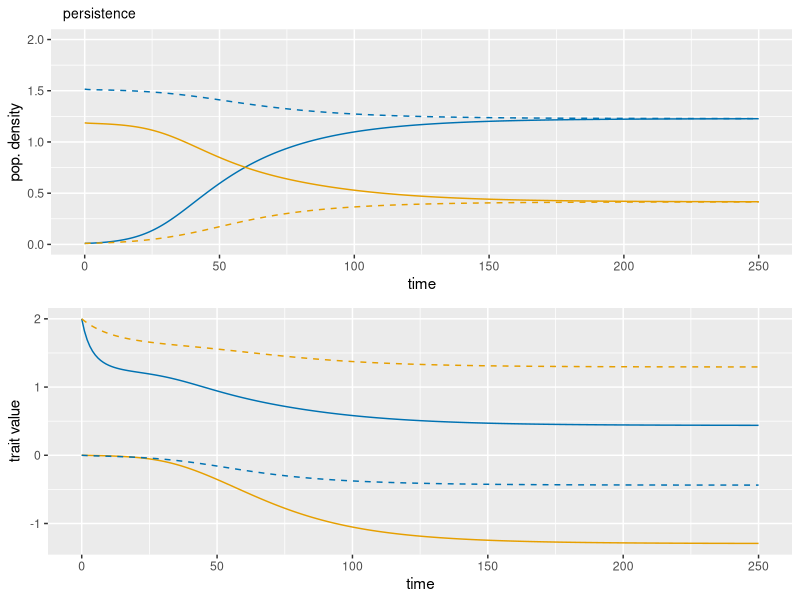
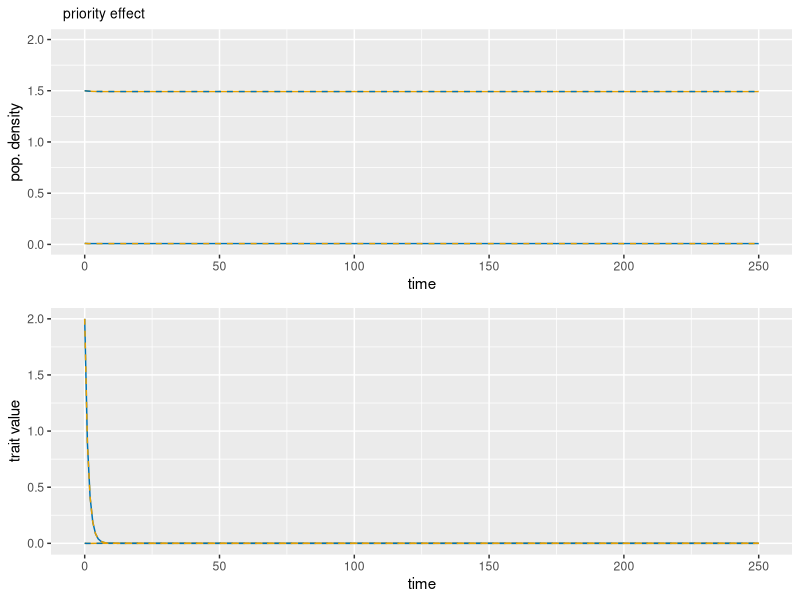
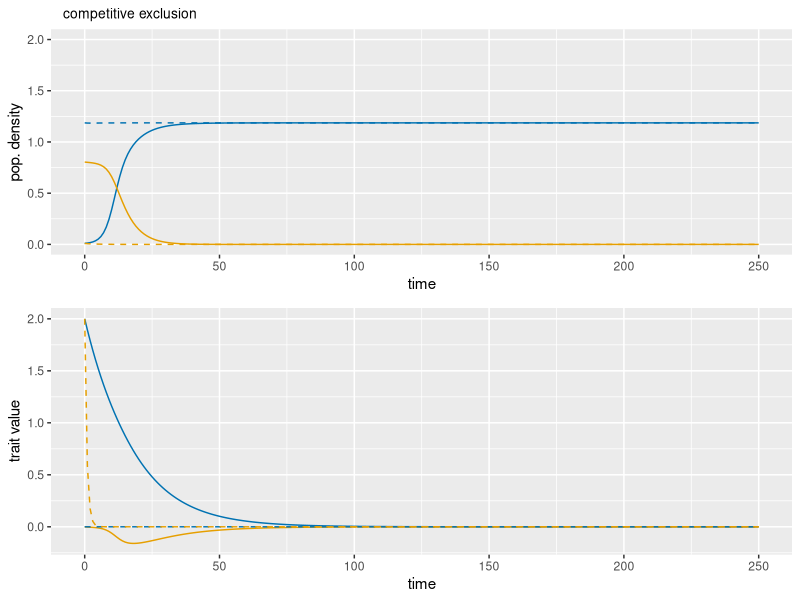
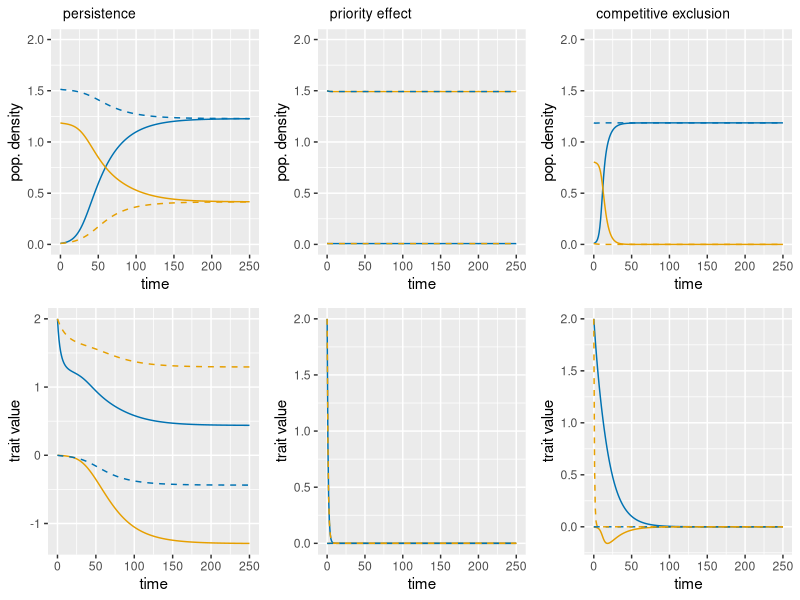
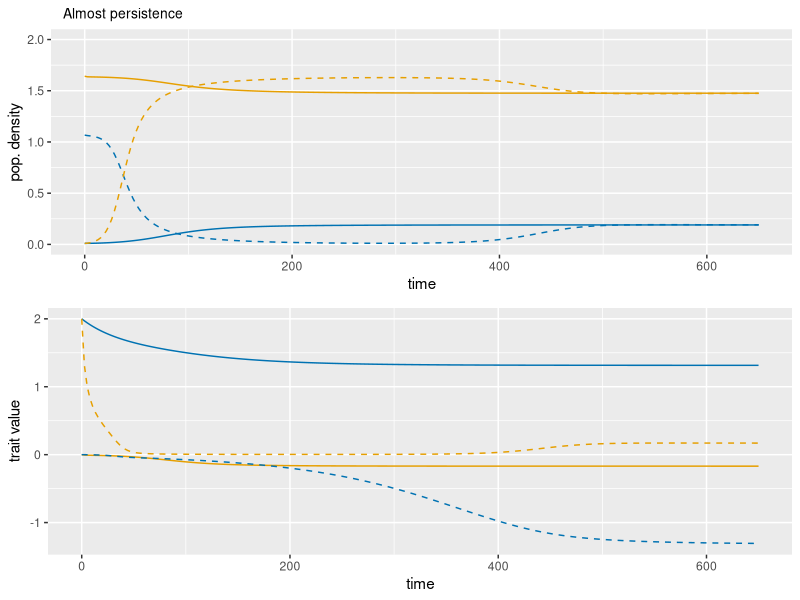
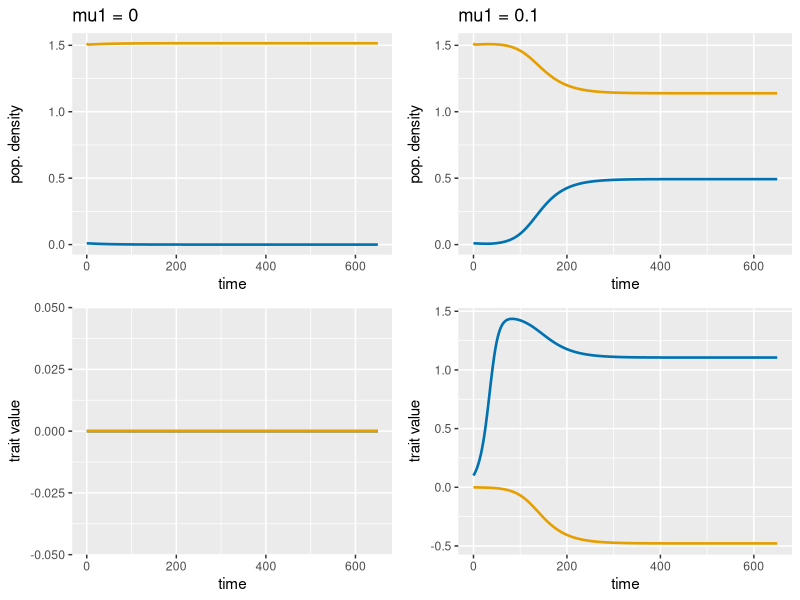

Write R code to recreate these figures, in order.
# Manuscript figure 6B
# Temporal dynamics 

## ---------------------------------------------------------------------
## Temporal Dynamics
## ---------------------------------------------------------------------
require(deSolve)
require(tidyverse)
require(cowplot)
require(dplyr)
require(gridGraphics)

# case 1AA (Persistence), 3EE (Competitive Exclusion), 3DE (Priority Effects)

organize_results <- function(sol, pars) {
  dat <- sol %>% as.data.frame %>% as_tibble ## convert to tibble
  names(dat)[1] <- "time" ## name the first column "time"
  names(dat)[2:3] <- paste0("n_", 1:2) ## name abundance columns (n_k)
  names(dat)[4:5] <- paste0("m_", 1:2) ## name trait mean columns (m_k)
  dat <- dat %>%
    gather("variable", "v", 2:ncol(dat)) %>% ## long format
    separate(variable, c("type", "species"), sep="_") %>%
    spread(type, v) %>% ## separate columns for densities n and trait means m
    select(time, species, n, m) %>% ## rearrange columns
    mutate(species=as.integer(species), sigma1=pars$sigma1, w=pars$w,
           theta=pars$theta) %>% ## add parameters
    mutate(species=as.character(species))
  return(dat)
}

## cuttoff function from pastore:
## - array of values with smoothed step function applied to them
cutoff <- function(n) {
  return(ifelse(n<1, (1*(n>0))*(n*n*n*(10+n*(-15+6*n))), 1))
}

eqs <- function(time, state, pars) {
  n1 <- state[1] ## species densities
  n2 <- state[2]
  z1 <- state[3] ## species trait means
  z2 <- state[4]
  
  b1 <- K1 - (z1^2 + sigma1^2)/theta1
  b2 <- K2 - (z2^2 + sigma2^2)/theta2 #eqn S32 from Pastore suppl
  
  g1 <- -2*z1*sigma1^2/theta1
  g2 <- -2*z2*sigma2^2/theta2 #eqn S33 from Pastore suppl
  dz <- z1-z2 ## difference matrix of trait means
  
  alpha1.0 <- 1*w/sqrt(sigma1^2+sigma1^2+w^2)
  alpha2.0 <- 1*w/sqrt(sigma2^2+sigma2^2+w^2) #eqn S34 from Pastore suppl
  alpha.inter <- exp(-dz^2/(2*(sigma1^2+sigma2^2+w^2)))*w/sqrt(sigma1^2+sigma2^2+w^2)
  
  beta1.0 <- 0
  beta2.0 <- 0
  beta1 <- alpha.inter*2*sigma1^2*(-dz)/(2*(sigma1^2+sigma2^2+w^2)) #eqn S35 pastore suppl **check these**
  beta2 <- alpha.inter*2*sigma2^2*(dz)/(2*(sigma1^2+sigma2^2+w^2))
  ## The dndt equations are multiplied by a cutoff function, to make
  ## behavior smooth as abundances approach 0. The cutoff function is
  ## a smoothed-out step function whose derivative exists everywhere.
  dn1dt <- n1*(b1 - alpha1.0*n1 - alpha.inter*n2)*cutoff(n1/(1e-7)) #eqn S36 pastore suppl
  dn2dt <- n2*(b2 - alpha2.0*n2 - alpha.inter*n1)*cutoff(n2/(1e-7))
  dz1dt <- (g1 - beta1.0*n1 - beta1*n2) #removed h2 from front
  dz2dt <- (g2 - beta2.0*n2 - beta2*n1) #eqn S31 pastore suppl
  ## return equations by first flattening them back into a single vector
  return(list(c(dn1dt, dn2dt, dz1dt, dz2dt)))
}

## Listing the parameters
## case 1AA (Persistence)
w <- 1 ## competition width #3
theta1 <- 8 ## width of intrinsic growth function #8
theta2 <- 8
K1 <- 1 
K2 <- 1 ## vector of intrinsic growth potentials
sigma1 <- 1 ## vector of species trait standard deviations #2.5
sigma2 <- 0.5

n.EQ1 <- sqrt(1 + 2*sigma1^2/w^2)*(K2 - (1/theta1)*sigma1^2)
n.EQ2 <- sqrt(1 + 2*sigma2^2/w^2)*(K2 - (1/theta2)*sigma2^2)

tmax <- 250 ## time to integrate equations for
stepout <- tmax/250 ## time step size for output
time <- seq(0, tmax, by=stepout) ## sampling points in time

ninit <- c(0.01,n.EQ2) ## initial densities 
muinit <- c(2,0) ## initial trait means 
ic <- c(ninit, muinit) ## initial conditions coerced into a vector

pars <- list(w = w, K1 = K1, K2 = K2, sigma1 = sigma1, sigma2 = sigma2, theta1 = theta1, theta2 = theta2)

sol <- ode(func=eqs, y=ic, parms=pars, times=time) %>% ## solve ODEs
  organize_results(pars) ## put results in tidy table

ninit <- c(n.EQ1, 0.01) ## initial densities 
muinit <- c(0,2) ## initial trait means 
ic <- c(ninit, muinit) ## initial conditions coerced into a vector

sol2 <- ode(func=eqs, y=ic, parms=pars, times=time) %>% ## solve ODEs
  organize_results(pars) ## put results in tidy table

## create plot of species densities through time
densplot <- ggplot() +
  labs(title = "   persistence") +
  geom_line(data=sol, aes(x=time, y=n, colour=as.factor(species))) +
  geom_line(data=sol2, aes(x=time, y=n, colour=as.factor(species)), linetype="dashed") +
  scale_y_continuous(name="pop. density", limits=c(0, NA)) +
  scale_colour_manual(values=c("#0072B2", "#E69F00")) +
  annotate(geom="text", label="", x=0, y=2, fontface="bold") +
  theme(legend.position="none",plot.title = element_text(size = 10))

## create plot of species traits through time
traitplot <- ggplot() +
  # geom_ribbon(data = sol, aes(x=time, ymin=m-sigma1, ymax=m+sigma1,
  #                 fill=as.factor(species)), alpha=0.15) +
  geom_line(data = sol, aes(x=time, y=m, colour=as.factor(species))) +
  geom_line(data = sol2, aes(x=time, y=m, colour=as.factor(species)),linetype="dashed") +
  ylab("trait value") +
  scale_colour_manual(values=c("#0072B2", "#E69F00")) +
  scale_fill_manual(values=c("#0072B2", "#E69F00")) +
  annotate(geom="text", label="", x=0, y=0.70, fontface="bold") +
  theme(legend.position="none")

plot_grid(densplot, traitplot, ncol = 1, nrow = 2) #solid spp1 (blue) invades, dashed spp2 (yellow) invades

## Case 3DD (Priority Effect)
sigma1 <- 2 ## vector of species trait standard deviations 
sigma2 <- 2

n.EQ1 <- sqrt(1 + 2*sigma1^2/w^2)*(K2 - (1/theta1)*sigma1^2)
n.EQ2 <- sqrt(1 + 2*sigma2^2/w^2)*(K2 - (1/theta2)*sigma2^2)

tmax <- 250 ## time to integrate equations for
stepout <- tmax/250 ## time step size for output
time <- seq(0, tmax, by=stepout) ## sampling points in time

ninit <- c(0.01,n.EQ2) ## initial densities 
muinit <- c(2,0) ## initial trait means 
ic <- c(ninit, muinit) ## initial conditions coerced into a vector

pars <- list(w = w, K1 = K1, K2 = K2, sigma1 = sigma1, sigma2 = sigma2, theta1 = theta1, theta2 = theta2)

sol <- ode(func=eqs, y=ic, parms=pars, times=time) %>% ## solve ODEs
  organize_results(pars) ## put results in tidy table

ninit <- c(n.EQ1, 0.01) ## initial densities 
muinit <- c(0,2) ## initial trait means 
ic <- c(ninit, muinit) ## initial conditions coerced into a vector

sol2 <- ode(func=eqs, y=ic, parms=pars, times=time) %>% ## solve ODEs
  organize_results(pars) ## put results in tidy table

## create plot of species densities through time
densplotPE <- ggplot() +
  labs(title = "   priority effect") +
  geom_line(data=sol, aes(x=time, y=n, colour=as.factor(species))) +
  geom_line(data=sol2, aes(x=time, y=n, colour=as.factor(species)), linetype="dashed") +
  scale_y_continuous(name="pop. density", limits=c(0, NA)) +
  scale_colour_manual(values=c("#0072B2", "#E69F00")) +
  annotate(geom="text", label="", x=0, y=2, fontface="bold") +
  theme(legend.position="none",plot.title = element_text(size = 10))

## create plot of species traits through time
traitplotPE <- ggplot() +
  # geom_ribbon(data = sol, aes(x=time, ymin=m-sigma1, ymax=m+sigma1,
  #                 fill=as.factor(species)), alpha=0.15) +
  geom_line(data = sol, aes(x=time, y=m, colour=as.factor(species))) +
  geom_line(data = sol2, aes(x=time, y=m, colour=as.factor(species)),linetype="dashed") +
  ylab("trait value") +
  scale_colour_manual(values=c("#0072B2", "#E69F00")) +
  scale_fill_manual(values=c("#0072B2", "#E69F00")) +
  annotate(geom="text", label="", x=0, y=0.70, fontface="bold") +
  theme(legend.position="none")

plot_grid(densplotPE, traitplotPE, ncol = 1, nrow = 2) #solid spp1 (blue) invades, dashed spp2 (yellow) invades *but this looks like PE?

## Case 3EE (Permanence)
sigma1 <- 1.8 ## vector of species trait standard deviations 
sigma2 <- 0.5

## Case 3DE (Competitive Exclusion)
sigma1 <- 0.5 ## vector of species trait standard deviations 
sigma2 <- 2.5

n.EQ1 <- sqrt(1 + 2*sigma1^2/w^2)*(K2 - (1/theta1)*sigma1^2)
n.EQ2 <- sqrt(1 + 2*sigma2^2/w^2)*(K2 - (1/theta2)*sigma2^2)

tmax <- 250 ## time to integrate equations for
stepout <- tmax/250 ## time step size for output
time <- seq(0, tmax, by=stepout) ## sampling points in time

ninit <- c(0.01,n.EQ2) ## initial densities 
muinit <- c(2,0) ## initial trait means 
ic <- c(ninit, muinit) ## initial conditions coerced into a vector

pars <- list(w = w, K1 = K1, K2 = K2, sigma1 = sigma1, sigma2 = sigma2, theta1 = theta1, theta2 = theta2)

sol <- ode(func=eqs, y=ic, parms=pars, times=time) %>% ## solve ODEs
  organize_results(pars) ## put results in tidy table

ninit <- c(n.EQ1, 0.01) ## initial densities 
muinit <- c(0,2) ## initial trait means 
ic <- c(ninit, muinit) ## initial conditions coerced into a vector

sol2 <- ode(func=eqs, y=ic, parms=pars, times=time) %>% ## solve ODEs
  organize_results(pars) ## put results in tidy table

## create plot of species densities through time
densplotCE <- ggplot() +
  labs(title = "   competitive exclusion") +
  geom_line(data=sol, aes(x=time, y=n, colour=as.factor(species))) +
  geom_line(data=sol2, aes(x=time, y=n, colour=as.factor(species)), linetype="dashed") +
  scale_y_continuous(name="pop. density", limits=c(0, NA)) +
  scale_colour_manual(values=c("#0072B2", "#E69F00")) +
  annotate(geom="text", label="", x=0, y=2, fontface="bold") +
  theme(legend.position="none",plot.title = element_text(size = 10))

## create plot of species traits through time
traitplotCE <- ggplot() +
  # geom_ribbon(data = sol, aes(x=time, ymin=m-sigma1, ymax=m+sigma1,
  #                 fill=as.factor(species)), alpha=0.15) +
  geom_line(data = sol, aes(x=time, y=m, colour=as.factor(species))) +
  geom_line(data = sol2, aes(x=time, y=m, colour=as.factor(species)),linetype="dashed") +
  ylab("trait value") +
  scale_colour_manual(values=c("#0072B2", "#E69F00")) +
  scale_fill_manual(values=c("#0072B2", "#E69F00")) +
  annotate(geom="text", label="", x=0, y=0.70, fontface="bold") +
  theme(legend.position="none")

plot_grid(densplotCE, traitplotCE, ncol = 1, nrow = 2) #solid spp1 (blue) invades, dashed spp2 (yellow) invades

combinedPlot1 <- plot_grid(densplot, traitplot, ncol = 1)
combinedPlot2 <- plot_grid(densplotPE, traitplotPE, ncol = 1)
combinedPlot3 <- plot_grid(densplotCE, traitplotCE, ncol = 1)

# Now, combine all the plots side by side
finalCombinedPlot <- plot_grid(combinedPlot1, combinedPlot2, combinedPlot3, ncol = 3, align = 'v')

# Export as PDF
pdf("combined_plots.pdf", width = 6, height = 3)
print(finalCombinedPlot)
dev.off()


# dynamics in the light green space
sigma1 = 0.2842
sigma2 = 1.2712

n.EQ1 <- sqrt(1 + 2*sigma1^2/w^2)*(K2 - (1/theta1)*sigma1^2)
n.EQ2 <- sqrt(1 + 2*sigma2^2/w^2)*(K2 - (1/theta2)*sigma2^2)

tmax <- 650 ## time to integrate equations for
stepout <- tmax/250 ## time step size for output
time <- seq(0, tmax, by=stepout) ## sampling points in time

ninit <- c(0.01,n.EQ2) ## initial densities 
muinit <- c(2,0) ## initial trait means 
ic <- c(ninit, muinit) ## initial conditions coerced into a vector

pars <- list(w = w, K1 = K1, K2 = K2, sigma1 = sigma1, sigma2 = sigma2, theta1 = theta1, theta2 = theta2)

sol <- ode(func=eqs, y=ic, parms=pars, times=time) %>% ## solve ODEs
  organize_results(pars) ## put results in tidy table

ninit <- c(n.EQ1, 0.01) ## initial densities 
muinit <- c(0,2) ## initial trait means 
ic <- c(ninit, muinit) ## initial conditions coerced into a vector

sol2 <- ode(func=eqs, y=ic, parms=pars, times=time) %>% ## solve ODEs
  organize_results(pars) ## put results in tidy table

## create plot of species densities through time
densplotGreen <- ggplot() +
  labs(title = "   Almost persistence") +
  geom_line(data=sol, aes(x=time, y=n, colour=as.factor(species))) +
  geom_line(data=sol2, aes(x=time, y=n, colour=as.factor(species)), linetype="dashed") +
  scale_y_continuous(name="pop. density", limits=c(0, NA)) +
  scale_colour_manual(values=c("#0072B2", "#E69F00")) +
  annotate(geom="text", label="", x=0, y=2, fontface="bold") +
  theme(legend.position="none",plot.title = element_text(size = 10))

## create plot of species traits through time
traitplotGreen <- ggplot() +
  # geom_ribbon(data = sol, aes(x=time, ymin=m-sigma1, ymax=m+sigma1,
  #                 fill=as.factor(species)), alpha=0.15) +
  geom_line(data = sol, aes(x=time, y=m, colour=as.factor(species))) +
  geom_line(data = sol2, aes(x=time, y=m, colour=as.factor(species)),linetype="dashed") +
  ylab("trait value") +
  scale_colour_manual(values=c("#0072B2", "#E69F00")) +
  scale_fill_manual(values=c("#0072B2", "#E69F00")) +
  annotate(geom="text", label="", x=0, y=0.70, fontface="bold") +
  theme(legend.position="none")

triangle <- plot_grid(densplotGreen, traitplotGreen, ncol = 1, nrow = 2) #solid spp1 (blue) invades, dashed spp2 (yellow) invades

# Export as PDF
pdf("small_triangle.pdf", width = 3, height = 3)
print(triangle)
dev.off()


# dynamics of bimodal-invades at peaks region of figure 2
sigma1 = 0.7071068 #V1 = 0.5
sigma2 = 1 #V2 = 1

n.EQ2 <- sqrt(1 + 2 * sigma2^2 / w^2) * (K2 - (1 / theta2) * sigma2^2)

tmax <- 650
stepout <- tmax / 250
time <- seq(0, tmax, by = stepout)

pars <- list(w = w, K1 = K1, K2 = K2,
             sigma1 = sigma1, sigma2 = sigma2,
             theta1 = theta1, theta2 = theta2)

### --- Simulation 1: mu1 = 0 ---
ninit1 <- c(0.01, n.EQ2)
muinit1 <- c(0, 0)
ic1 <- c(ninit1, muinit1)

sol1 <- ode(func = eqs, y = ic1, parms = pars, times = time) %>%
  organize_results(pars)

# DENSITY PLOT for mu1 = 0
densplot1 <- ggplot(sol1, aes(x = time, y = n, color = as.factor(species))) +
  geom_line(size = 0.9) +
  scale_y_continuous(name = "pop. density", limits = c(0, NA)) +
  scale_colour_manual(values = c("#0072B2", "#E69F00")) +
  theme(legend.position = "none") +
  labs(title = "mu1 = 0")

# TRAIT PLOT for mu1 = 0
traitplot1 <- ggplot(sol1, aes(x = time, y = m, color = as.factor(species))) +
  geom_line(size = 0.9) +
  ylab("trait value") +
  scale_colour_manual(values = c("#0072B2", "#E69F00")) +
  theme(legend.position = "none")

# COMBINED PLOT for mu1 = 0
plot1 <- plot_grid(densplot1, traitplot1, ncol = 1, align = "v")

### --- Simulation 2: mu1 = 0.1 ---
ninit2 <- c(0.01, n.EQ2)
muinit2 <- c(0.1, 0)
ic2 <- c(ninit2, muinit2)

sol2 <- ode(func = eqs, y = ic2, parms = pars, times = time) %>%
  organize_results(pars)

# DENSITY PLOT for mu1 = 0.1
densplot2 <- ggplot(sol2, aes(x = time, y = n, color = as.factor(species))) +
  geom_line(size = 0.9) +
  scale_y_continuous(name = "pop. density", limits = c(0, NA)) +
  scale_colour_manual(values = c("#0072B2", "#E69F00")) +
  theme(legend.position = "none") +
  labs(title = "mu1 = 0.1")

# TRAIT PLOT for mu1 = 0.1
traitplot2 <- ggplot(sol2, aes(x = time, y = m, color = as.factor(species))) +
  geom_line(size = 0.9) +
  ylab("trait value") +
  scale_colour_manual(values = c("#0072B2", "#E69F00")) +
  theme(legend.position = "none")

# COMBINED PLOT for mu1 = 0.1
plot2 <- plot_grid(densplot2, traitplot2, ncol = 1, align = "v")

# Combine side by side
peaks <- plot_grid(plot1, plot2, ncol = 2, rel_widths = c(1, 1))

# Export as PDF
pdf("Invades_peaks.pdf", width = 3, height = 3)
print(peaks)
dev.off()
